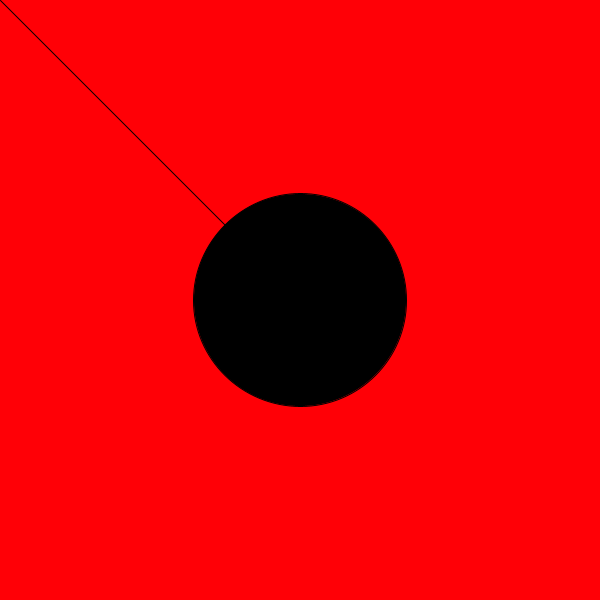
Frame 1 (no input)
Frame 60 (the mouse pressed at the canvas centre just before this capture): identical to frame 1, image omitted
Frame 120 (the mouse held since frame 60 and released just before this capture): blank canvas, image omitted

The Processing sketch that drew this single still picture (run headless with seeded random() and noise(); from frame 60 on, the mouse is pressed at the canvas centre):

// Processing sketch: magnitude
// ── magnitude.pde

PVector center;

void setup () {
  size(600, 600);

  center = new PVector(width * 0.5, height * 0.5);
}

void draw () {
  
  // mouse = mouse - center
  PVector mouse = new PVector(mouseX, mouseY);
  mouse.sub(center);
  
  // Obtenemos la magnitud del vector
  float magnitude = mouse.mag();
  
  // Mapea la magnitud con el color del fondo
  colorMode(HSB, 360, 100, 100);
  float hue = myMap(magnitude, 0, 425, 0, 359);
  background(hue, 100, 100);
  
  // Usa la magnitud como tamaño de una elipse
  colorMode(RGB, 255, 255, 255);
  fill(0);
  
  ellipse(300, 300, magnitude * 0.5, magnitude * 0.5);
  
  translate(300, 300);
  line(0, 0, mouse.x, mouse.y);
}

float myMap (float x, float minSrc, float maxSrc, float minTarg, float maxTarg) {
  return (((x - minSrc) / (maxSrc - minSrc)) * (maxTarg - minTarg)) + minTarg;
}
